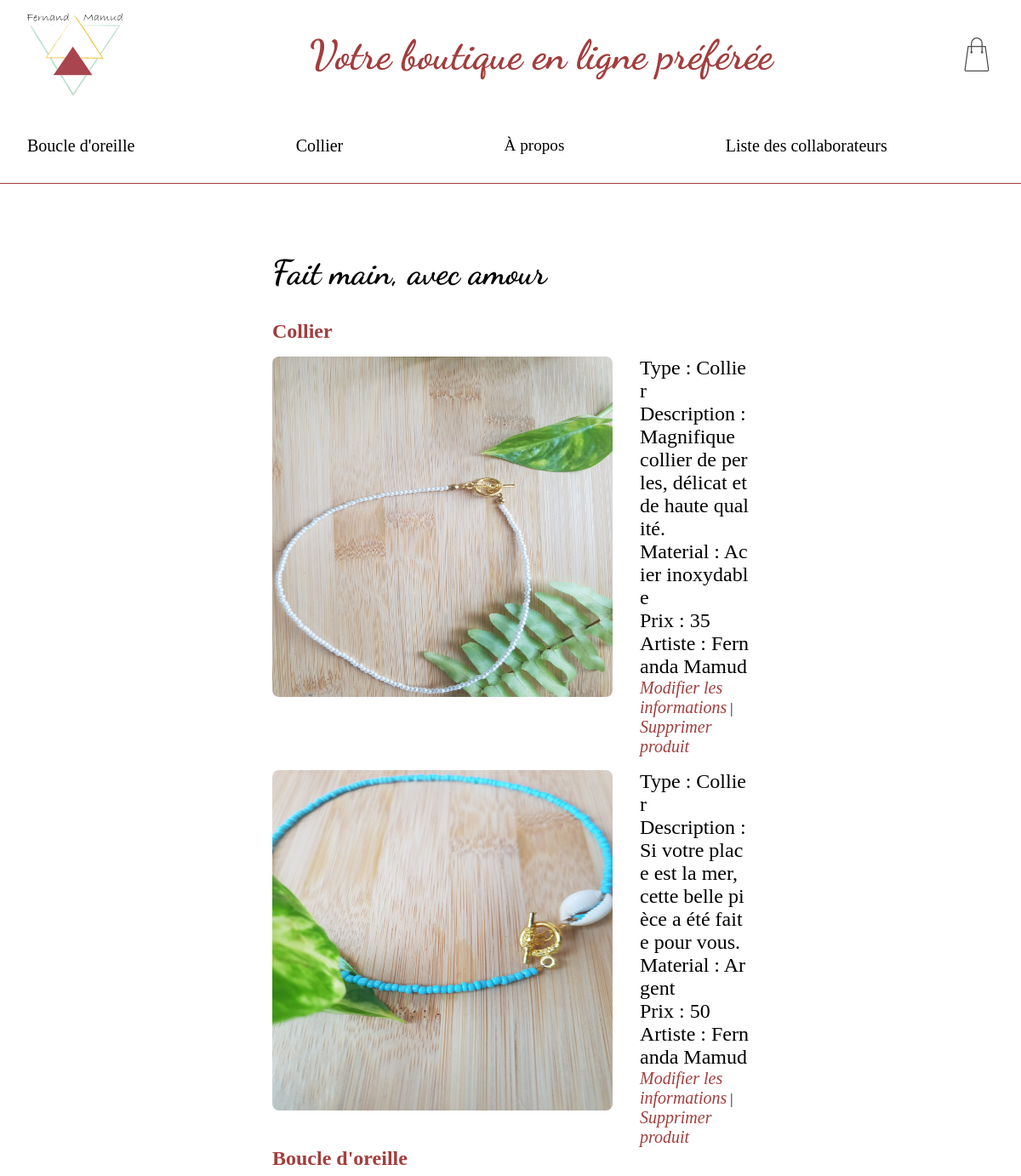
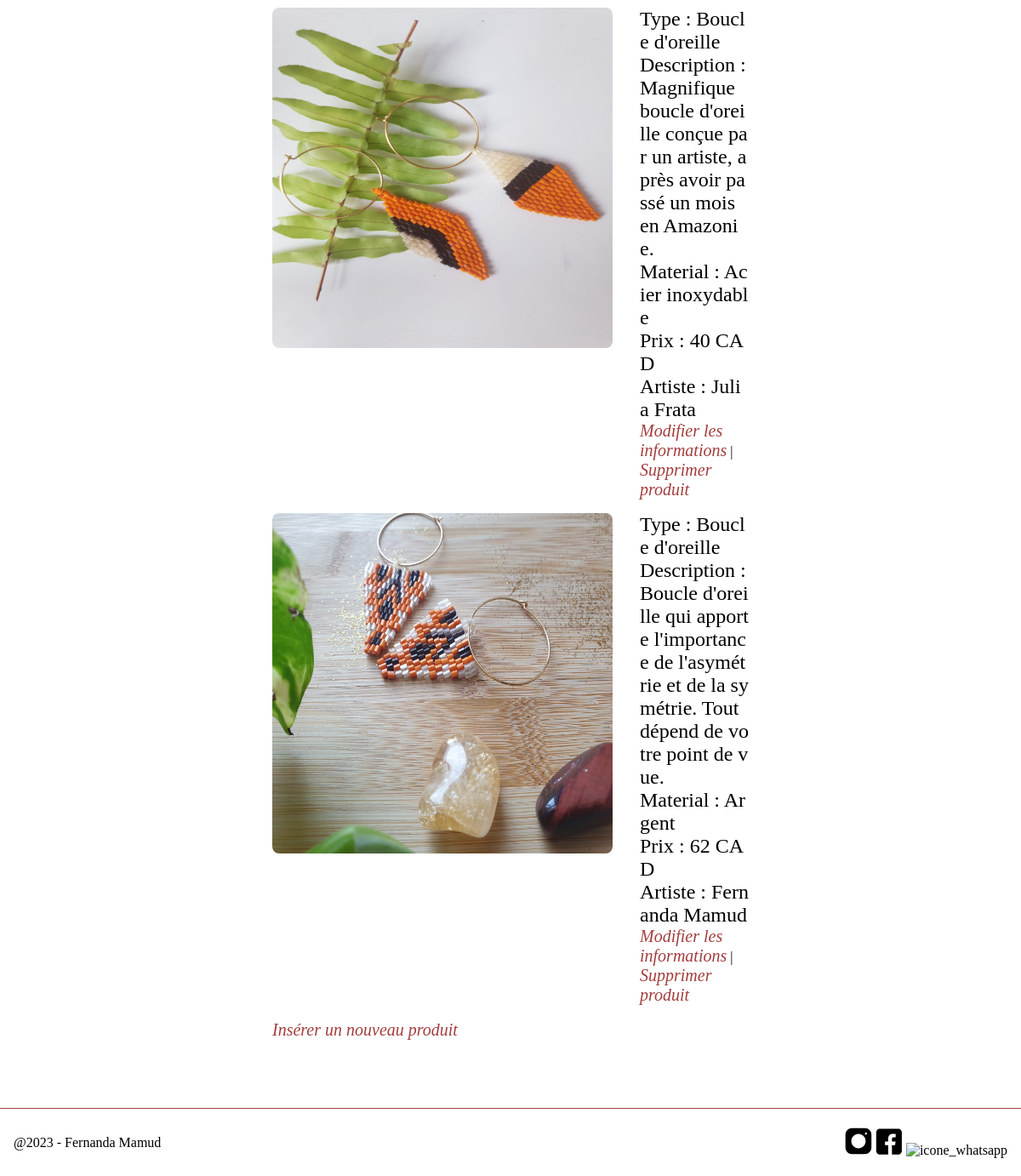
The page / on the database its author committed (2 pictures, top to bottom).
### tables this page shows
CREATE TABLE `produit` (
  `id_produit` int(11) NOT NULL,
  `type` varchar(50) NOT NULL,
  `description` varchar(250) NOT NULL,
  `prix` int(11) NOT NULL,
  `id_material` int(11) NOT NULL,
  `id_usager` int(11) DEFAULT NULL
);

CREATE TABLE `material` (
  `id_material` int(11) NOT NULL,
  `description` varchar(45) NOT NULL
);

CREATE TABLE `usager` (
  `id_usager` int(11) NOT NULL,
  `nom` varchar(45) NOT NULL,
  `prenom` varchar(45) NOT NULL,
  `id_genre` int(11) NOT NULL
);

### Classe/CRUD.php (called while the page is built, shortened)
<?php
class CRUD extends PDO {
    public function select($table) {
        $sql = "SELECT * FROM $table";
        $stmt = $this->query($sql);
        return $stmt->fetchAll();
    }
    public function selectId($table, $value, $field = 'id') {
        $sql = "SELECT * FROM $table WHERE $field = '$value'";
        $stmt = $this->query($sql);
        $count = $stmt->rowCount();
        if($count == 1) {
            return $stmt->fetch();
        }else{
            header('location: client-index.php');
        }
    }
}
?>

### index.php (the view, shortened to what this page needs)
<?php
require_once('Classe/CRUD.php');
require_once('Classe/Footer.php');
$crud = new CRUD;
$produit = $crud->select('produit');
$footer = new Footer;
$footerHTML = $footer->getFooterHTML();
?>
<!DOCTYPE html>
<html lang="en">
<head>
    <link rel="stylesheet" href="assets/css/styles.css">
</head>
<body>
    <header>
        <img src="assets/img/logo.svg" alt="image_logo">
        <p>Votre boutique en ligne préférée</p>
        <img src="assets/img/panier.svg" alt="image_panier">
    </header>
    <nav>
        <ul>
            <li><a href="#boucle">Boucle d'oreille</a></li>
            <li><a href="#collier">Collier</a></li>
            <li>À propos</li>
            <li><a href="liste-collaborateurs.php">Liste des collaborateurs</a></li>
        </ul>
    </nav>
    <main>
        <h1>Fait main, avec amour</h1>
        <div id="collier">
            <h2>Collier</h2>
            <?php
                foreach($produit as $row) {
                    if ($row['type'] == 'Collier') {
            ?>
                <section>
                    <img src="assets/img/<?= $row['id_produit'] ?>.jpeg" alt="image_collier">
                    <div class="produit">
                        <p>Type : <?= $row['type']?></p>
                        <p>Description : <?= $row['description']?></p>
                        <p>Material :
                        <?php $material = $crud->selectId('material', $row['id_material'], 'id_material'); ?>
                        <?= $material['description']?></p>
                        <p>Prix : <?= $row['prix']?></p>
                        <p>Artiste :
                        <?php $artiste = $crud->selectId('usager', $row['id_usager'], 'id_usager')?>
                        <?= $artiste['prenom'] ?> <?= $artiste['nom'] ?></p>
                        <a href="produit-edit.php?id=<?= $row['id_produit'] ?>">Modifier les informations</a> |
                        <a href="produit-delete.php?id=<?= $row['id_produit'] ?>">Supprimer produit</a>
                    </div>
                </section>
            <?php
                    }
                }
            ?>
        </div>
        <div id="boucle">
            <h2>Boucle d'oreille</h2>
            <?php
                foreach($produit as $row) {
                    if ($row['type'] == 'Boucle d\'oreille') {
            ?>
                <section>
                    <img src="assets/img/<?= $row['id_produit'] ?>.jpeg" alt="image_boucle">
                    <div class="produit">
                        <p>Type : <?= $row['type']?></p>
                        <p>Description : <?= $row['description']?></p>
                        <p>Material :
                        <?php $material = $crud->selectId('material', $row['id_material'], 'id_material'); ?>
                        <?= $material['description']?></p>
                        <p>Prix : <?= $row['prix']?> CAD</p>
                        <p>Artiste :
                        <?php $artiste = $crud->selectId('usager', $row['id_usager'], 'id_usager')?>
                        <?= $artiste['prenom'] ?> <?= $artiste['nom'] ?></p>
                        <a href="produit-edit.php?id=<?= $row['id_produit'] ?>">Modifier les informations</a> |
                        <a href="produit-delete.php?id=<?= $row['id_produit'] ?>">Supprimer produit</a>
                    </div>
                </section>
            <?php
                    }
                }
            ?>
        </div>
        <br>
        <a href="create-produit.php">Insérer un nouveau produit</a>
    </main>
    <?php
        echo $footerHTML;
    ?>
</body>
</html>

### assets/css/generic/generic.css (style rules this page uses)
* { box-sizing: border-box; margin: 0; }

### assets/css/elements/elements.css (style rules this page uses)
body { display: flex; flex-direction: column; min-height: 100vh; }
header { align-items: center; color: rgb(163, 61, 61); display: flex; flex-direction: row; font-family: "Dancing"; font-size: 3rem; height: 8rem; justify-content: space-between; padding: 2rem; width: 100%; }
header img:nth-of-type(1) { height: 7rem; width: 7rem; }
header img:nth-of-type(2) { height: 40px; width: 40px; }
nav { border-bottom: 0.1rem solid rgb(163, 61, 61); }
main { padding: 5rem 20rem 5rem 20rem; flex: 1; }
main img { border-radius: 0.5rem; height: 25rem; min-width: 25rem; }
main section { display: flex; gap: 2rem; margin: 1rem 0 0 0; }
main p { font-size: 1.5rem; }
main .produit p { word-wrap: break-word; word-break: break-all; }
main h2 { color: rgb(163, 61, 61); }
main a { color: rgb(163, 61, 61); font-style: italic; }
h1 { font-family: "Dancing"; font-size: 2.5rem; padding: 0 0 2rem 0; }
ul { display: flex; font-size: 1.2rem; list-style: none; padding: 0; justify-content: space-between; }
li { flex-grow: 1; padding: 2rem; }
a { color: black; text-decoration: none; font-size: 20px; }

### rows shown on the page
produit: shows a picture, type "Collier", description "Magnifique collier de perles, délicat et de haute qualité.", id_material.description "Acier inoxydable", prix "35", id_usager.prenom "Fernanda", id_usager.nom "Mamud"
produit: shows a picture, type "Collier", description "Si votre place est la mer, cette belle pièce a été faite pour vous.", id_material.description "Argent", prix "50", id_usager.prenom "Fernanda", id_usager.nom "Mamud"
produit: shows a picture, type "Boucle d'oreille", description "Magnifique boucle d'oreille conçue par un artiste, après avoir passé un mois en Amazonie.", id_material.description "Acier inoxydable", prix "40", id_usager.prenom "Julia", id_usager.nom "Frata"
produit: shows a picture, type "Boucle d'oreille", description "Boucle d'oreille qui apporte l'importance de l'asymétrie et de la symétrie. Tout dépend de votre point de vue.", id_material.description "Argent", prix "62", id_usager.prenom "Fernanda", id_usager.nom "Mamud"
